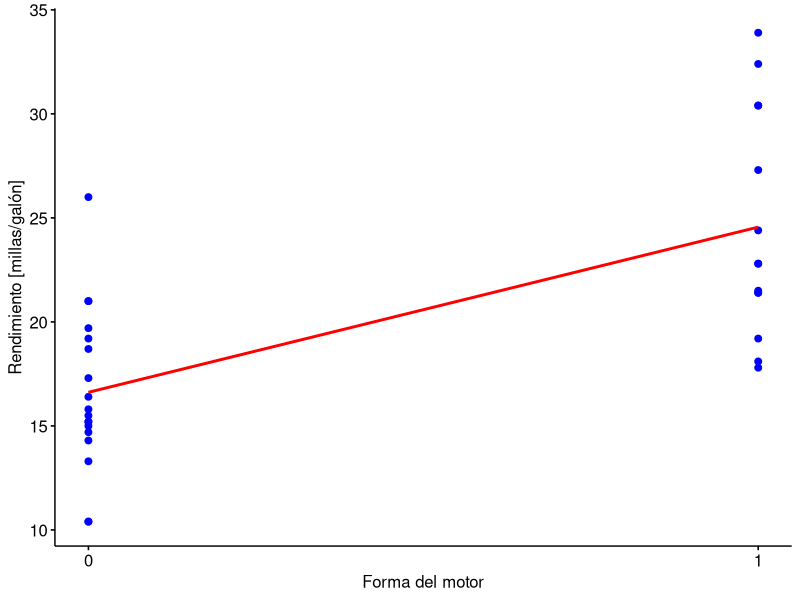
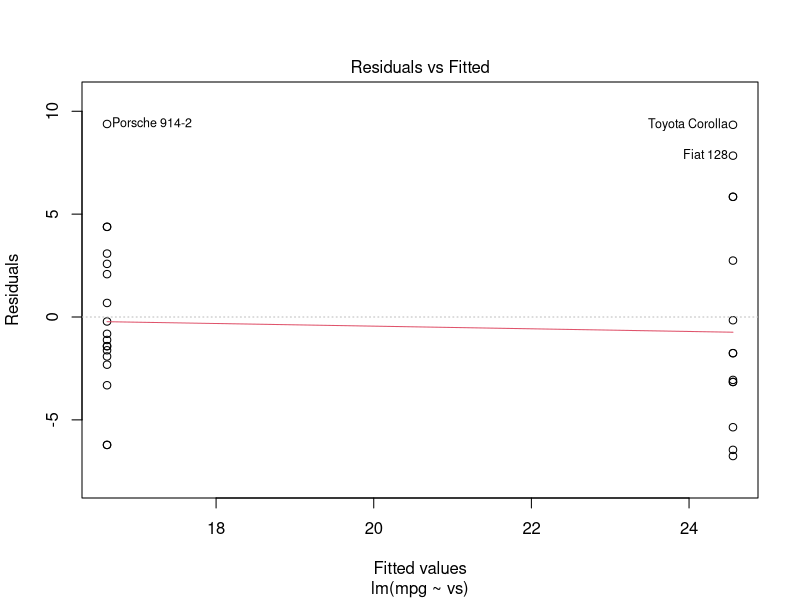
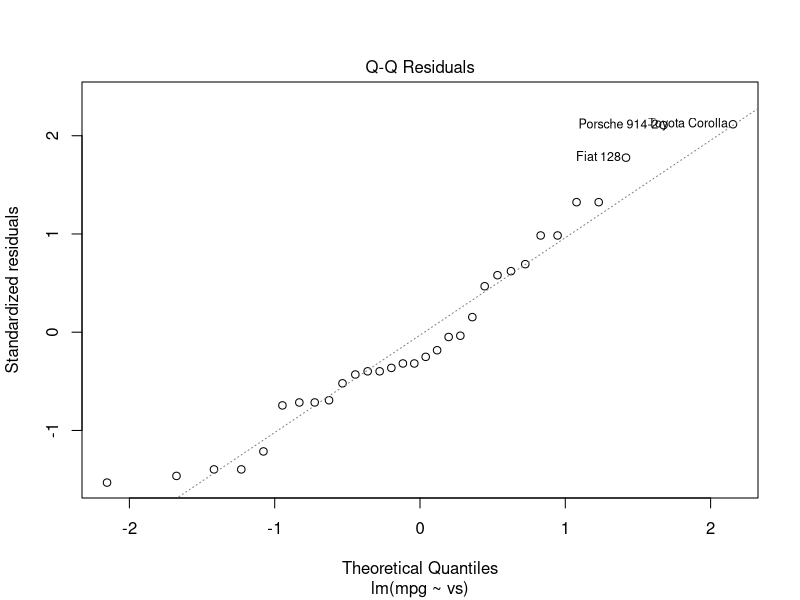
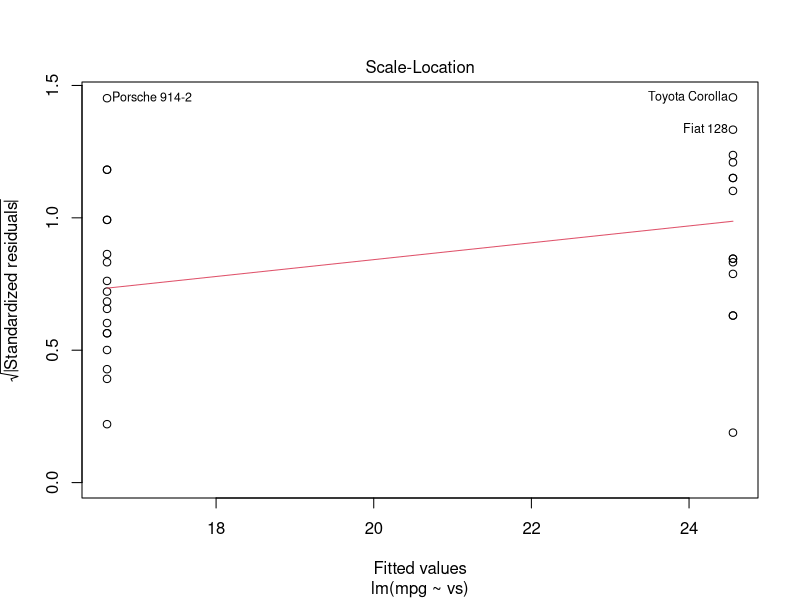
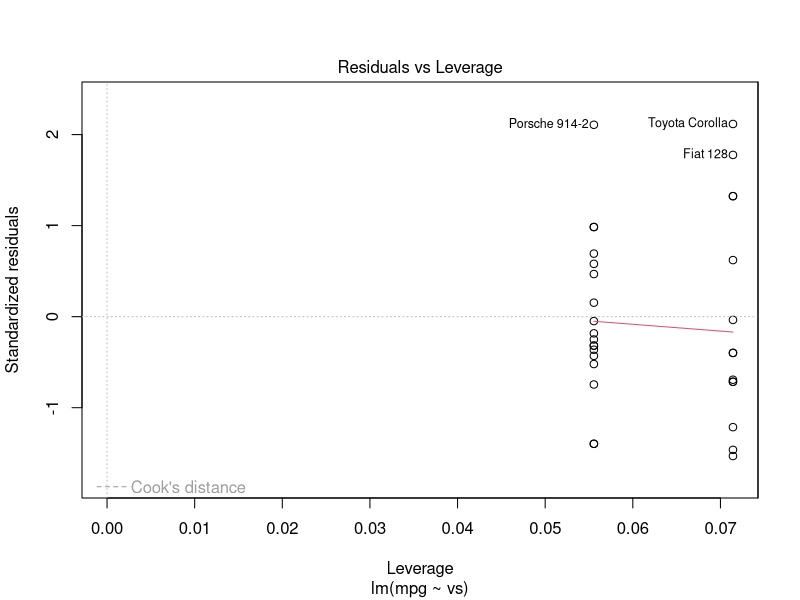
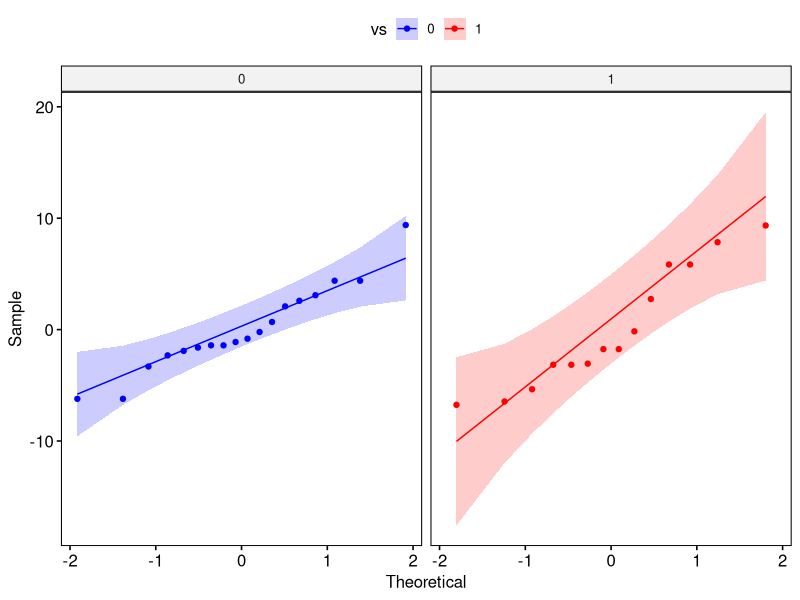

Write the R code that produced these figures, in order.
# La forma del motor tiene una correlación más fuerte con el rendimiento, por lo que 
# la usaremos como ejemplo para crear un modelo RLS

# El panel superior de la figura 13.10 muestra que, en efecto, las variabilidades de los 
# residuos de ambos grupos son independientes y la figura 13.12 muestra que la distribución 
# de los residuos se acerca a la normal para ambos tipos de transmisión, por lo que se 
# verifican las condiciones.

library(ggpubr)

# Cargar los datos.
datos <- mtcars

# Ajustar modelo con R.
modelo <- lm(mpg ~ vs, data = datos)
print(summary(modelo))

# Graficar el modelo.
p <- ggscatter(datos, x = "vs", y = "mpg", color = "blue", fill = "blue",
                  xlab = "Forma del motor", ylab = "Rendimiento [millas/galón]",
                  xticks.by = 1)
p <- p + geom_smooth(method = lm, se = FALSE, colour = "red")
print(p)

# Crear gráficos para evaluar el modelo.
plot(modelo)

#Graficar residuos.
residuos <- modelo$residuals
datos <- cbind(datos , residuos)
datos[["vs"]] <- factor(datos[["vs"]])

r <- ggqqplot(datos, x = "residuos", facet.by = "vs", color = "vs", palette = c("blue", "red"))
print(r)